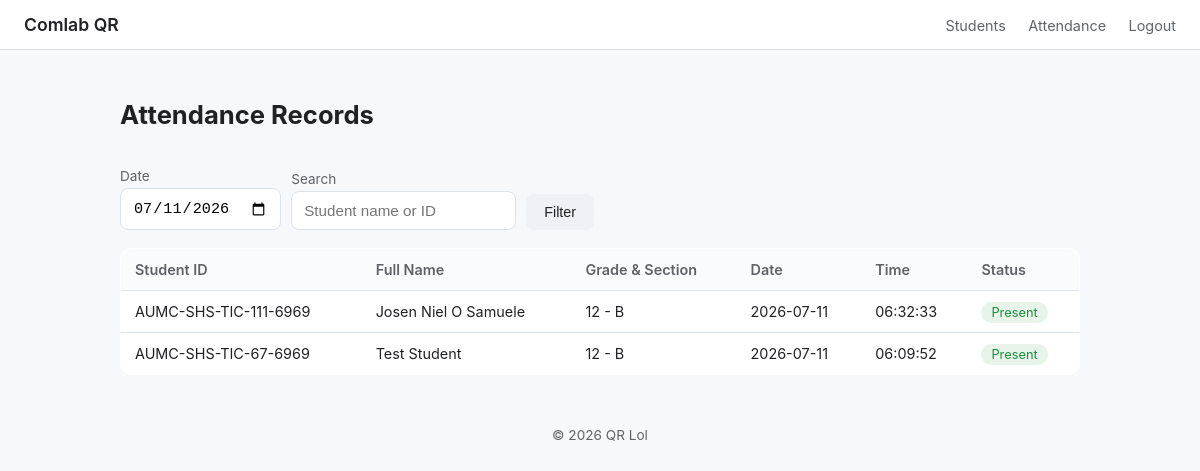
The page /attendance/dashboard.php?date=2026-07-11 (signed in) on the database its author committed.
### tables this page shows
CREATE TABLE `attendance` (
  `attendance_id` int(11) NOT NULL,
  `student_id` varchar(30) NOT NULL,
  `date` date NOT NULL,
  `time` time NOT NULL,
  `status` varchar(20) DEFAULT 'Present'
);

CREATE TABLE `students` (
  `student_id` varchar(30) NOT NULL,
  `full_name` varchar(150) NOT NULL,
  `grade` varchar(20) NOT NULL,
  `section` varchar(50) NOT NULL,
  `strand` varchar(50) DEFAULT NULL,
  `qr_value` varchar(100) NOT NULL,
  `date_created` datetime DEFAULT current_timestamp()
);

### attendance/dashboard.php (the view, shortened to what this page needs)
<?php
$db = getDB();
$date = $_GET['date'] ?? date('Y-m-d');
$search = trim($_GET['q'] ?? '');
$sql = "SELECT a.*, s.full_name, s.grade, s.section
        FROM attendance a
        JOIN students s ON s.student_id = a.student_id
        WHERE a.date = ?";
$params = [$date];
$sql .= " ORDER BY a.time DESC";
$stmt = $db->prepare($sql);
$stmt->execute($params);
$records = $stmt->fetchAll();
require_once __DIR__ . '/../includes/header.php';
?>
<div class="page-header">
    <h1>Attendance Records</h1>
</div>
<form method="get" class="search-form">
    <label>Date
        <input type="date" name="date" value="<?php echo htmlspecialchars($date); ?>">
    </label>
    <label>Search
        <input type="text" name="q" placeholder="Student name or ID" value="<?php echo htmlspecialchars($search); ?>">
    </label>
    <button type="submit" class="btn btn-secondary">Filter</button>
</form>
<table class="data-table">
    <thead>
        <tr>
            <th>Student ID</th>
            <th>Full Name</th>
            <th>Grade &amp; Section</th>
            <th>Date</th>
            <th>Time</th>
            <th>Status</th>
        </tr>
    </thead>
    <tbody>
    <?php foreach ($records as $r): ?>
        <tr>
            <td><?php echo htmlspecialchars($r['student_id']); ?></td>
            <td><?php echo htmlspecialchars($r['full_name']); ?></td>
            <td><?php echo htmlspecialchars($r['grade'] . ' - ' . $r['section']); ?></td>
            <td><?php echo htmlspecialchars($r['date']); ?></td>
            <td><?php echo htmlspecialchars($r['time']); ?></td>
            <td><span class="badge badge-<?php echo strtolower($r['status']); ?>"><?php echo htmlspecialchars($r['status']); ?></span></td>
        </tr>
    <?php endforeach; ?>
    </tbody>
</table>
<?php require_once __DIR__ . '/../includes/footer.php'; ?>

### assets/css/style.css (style rules this page uses)
:root { --primary: #1a73e8; --primary-dark: #1558b0; --success: #1e8e3e; --warning: #f9ab00; --error: #d93025; --bg: #f6f8fc; --card-bg: #ffffff; --border: #dde3ea; --text: #202124; --text-muted: #5f6368; }
* { box-sizing: border-box; }
body { margin: 0; font-family: -apple-system, BlinkMacSystemFont, "Segoe UI", Roboto, Arial, sans-serif; background: var(--bg); color: var(--text); }
h1 { font-size: 1.6rem; margin-bottom: 20px; }
input[type=text], input[type=password], input[type=date] { padding: 10px 12px; border: 1px solid var(--border); border-radius: 8px; font-size: 0.95rem; }
.btn { display: inline-block; padding: 10px 18px; border-radius: 8px; border: none; font-size: 0.9rem; cursor: pointer; text-decoration: none; text-align: center; }
.btn-secondary { background: #eef2f7; color: var(--text); }
.page-header { display: flex; justify-content: space-between; align-items: center; margin-bottom: 18px; }
.search-form { display: flex; gap: 10px; margin-bottom: 18px; flex-wrap: wrap; align-items: end; }
.search-form label { display: flex; flex-direction: column; font-size: 0.85rem; color: var(--text-muted); gap: 4px; }
.data-table { width: 100%; border-collapse: collapse; background: var(--card-bg); border: 1px solid var(--border); border-radius: 12px; overflow: hidden; }
.data-table th, .data-table td { padding: 12px 14px; text-align: left; border-bottom: 1px solid var(--border); font-size: 0.9rem; }
.data-table th { background: #fafbfc; color: var(--text-muted); font-weight: 600; }
.badge { padding: 3px 10px; border-radius: 20px; font-size: 0.8rem; }
.badge-present { background: #e6f4ea; color: var(--success); }

### rows shown on the page
attendance: student "AUMC-SHS-TIC-111-6969", student.full_name "Josen Niel O Samuele", student.section "12 - B", date "2026-07-11", time "06:32:33", status "Present"
attendance: student "AUMC-SHS-TIC-67-6969", student.full_name "Test Student", student.section "12 - B", date "2026-07-11", time "06:09:52", status "Present"
